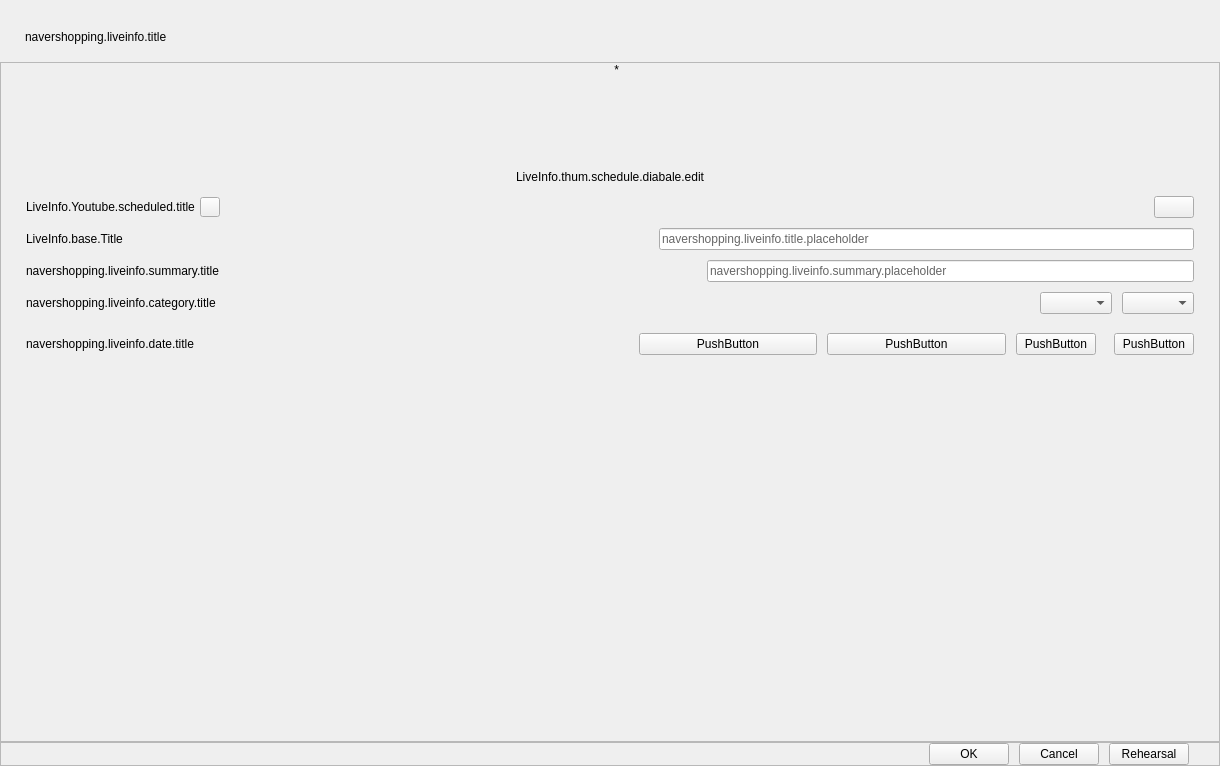
<?xml version="1.0" encoding="UTF-8"?>
<ui version="4.0">
 <class>PLSLiveInfoNaverShoppingLIVE</class>
 <widget class="QWidget" name="PLSLiveInfoNaverShoppingLIVE">
  <property name="geometry">
   <rect>
    <x>0</x>
    <y>0</y>
    <width>1220</width>
    <height>766</height>
   </rect>
  </property>
  <property name="windowTitle">
   <string>LiveInfo.liveinformation</string>
  </property>
  <layout class="QVBoxLayout" name="verticalLayout_3" stretch="0,0,0">
   <property name="spacing">
    <number>0</number>
   </property>
   <property name="leftMargin">
    <number>0</number>
   </property>
   <property name="topMargin">
    <number>0</number>
   </property>
   <property name="rightMargin">
    <number>0</number>
   </property>
   <property name="bottomMargin">
    <number>0</number>
   </property>
   <item>
    <widget class="QWidget" name="nvtTitleWidget" native="true">
     <layout class="QVBoxLayout" name="verticalLayout_2">
      <property name="spacing">
       <number>0</number>
      </property>
      <property name="leftMargin">
       <number>0</number>
      </property>
      <property name="topMargin">
       <number>30</number>
      </property>
      <property name="rightMargin">
       <number>0</number>
      </property>
      <property name="bottomMargin">
       <number>0</number>
      </property>
      <item>
       <layout class="QHBoxLayout" name="horizontalLayout_3">
        <property name="spacing">
         <number>0</number>
        </property>
        <item>
         <spacer name="horizontalSpacer_2">
          <property name="orientation">
           <enum>Qt::Horizontal</enum>
          </property>
          <property name="sizeType">
           <enum>QSizePolicy::Fixed</enum>
          </property>
          <property name="sizeHint" stdset="0">
           <size>
            <width>25</width>
            <height>0</height>
           </size>
          </property>
         </spacer>
        </item>
        <item>
         <widget class="QLabel" name="nvtTitleLabel">
          <property name="text">
           <string>navershopping.liveinfo.title</string>
          </property>
          <property name="alignment">
           <set>Qt::AlignLeading|Qt::AlignLeft|Qt::AlignVCenter</set>
          </property>
         </widget>
        </item>
       </layout>
      </item>
      <item>
       <spacer name="verticalSpacer_2">
        <property name="orientation">
         <enum>Qt::Vertical</enum>
        </property>
        <property name="sizeType">
         <enum>QSizePolicy::Fixed</enum>
        </property>
        <property name="sizeHint" stdset="0">
         <size>
          <width>20</width>
          <height>18</height>
         </size>
        </property>
       </spacer>
      </item>
     </layout>
    </widget>
   </item>
   <item>
    <widget class="VScrollArea" name="scrollArea">
     <property name="verticalScrollBarPolicy">
      <enum>Qt::ScrollBarAsNeeded</enum>
     </property>
     <property name="horizontalScrollBarPolicy">
      <enum>Qt::ScrollBarAlwaysOff</enum>
     </property>
     <property name="widgetResizable">
      <bool>true</bool>
     </property>
     <widget class="QWidget" name="scrollAreaWidgetContents">
      <property name="geometry">
       <rect>
        <x>0</x>
        <y>0</y>
        <width>1218</width>
        <height>677</height>
       </rect>
      </property>
      <layout class="QVBoxLayout" name="verticalLayout" stretch="0,0,0,0,0,0,0,0,0,0,0,0,1">
       <property name="spacing">
        <number>0</number>
       </property>
       <property name="sizeConstraint">
        <enum>QLayout::SetMinimumSize</enum>
       </property>
       <property name="leftMargin">
        <number>25</number>
       </property>
       <property name="topMargin">
        <number>0</number>
       </property>
       <property name="rightMargin">
        <number>25</number>
       </property>
       <property name="bottomMargin">
        <number>0</number>
       </property>
       <item>
        <layout class="QHBoxLayout" name="horizontalLayout_6">
         <property name="spacing">
          <number>0</number>
         </property>
         <property name="sizeConstraint">
          <enum>QLayout::SetMinimumSize</enum>
         </property>
         <item>
          <widget class="QWidget" name="thumbnaiBg" native="true">
           <property name="minimumSize">
            <size>
             <width>0</width>
             <height>100</height>
            </size>
           </property>
           <property name="maximumSize">
            <size>
             <width>16777215</width>
             <height>100</height>
            </size>
           </property>
           <layout class="QHBoxLayout" name="horizontalLayout_7">
            <property name="spacing">
             <number>5</number>
            </property>
            <property name="leftMargin">
             <number>0</number>
            </property>
            <property name="topMargin">
             <number>0</number>
            </property>
            <property name="rightMargin">
             <number>0</number>
            </property>
            <property name="bottomMargin">
             <number>0</number>
            </property>
            <item>
             <spacer name="horizontalSpacer_3">
              <property name="orientation">
               <enum>Qt::Horizontal</enum>
              </property>
              <property name="sizeHint" stdset="0">
               <size>
                <width>40</width>
                <height>20</height>
               </size>
              </property>
             </spacer>
            </item>
            <item>
             <widget class="PLSSelectImageButton" name="thumbnailButton">
              <property name="text">
               <string/>
              </property>
              <property name="platform" stdset="0">
               <string>Naver Shopping LIVE</string>
              </property>
             </widget>
            </item>
            <item>
             <widget class="QLabel" name="starLabel">
              <property name="text">
               <string>*</string>
              </property>
              <property name="alignment">
               <set>Qt::AlignRight|Qt::AlignTop|Qt::AlignTrailing</set>
              </property>
             </widget>
            </item>
            <item>
             <spacer name="horizontalSpacer_4">
              <property name="orientation">
               <enum>Qt::Horizontal</enum>
              </property>
              <property name="sizeHint" stdset="0">
               <size>
                <width>40</width>
                <height>20</height>
               </size>
              </property>
             </spacer>
            </item>
           </layout>
          </widget>
         </item>
        </layout>
       </item>
       <item>
        <spacer name="verticalSpacer_4">
         <property name="orientation">
          <enum>Qt::Vertical</enum>
         </property>
         <property name="sizeType">
          <enum>QSizePolicy::Fixed</enum>
         </property>
         <property name="sizeHint" stdset="0">
          <size>
           <width>17</width>
           <height>7</height>
          </size>
         </property>
        </spacer>
       </item>
       <item>
        <widget class="QLabel" name="guideLabel">
         <property name="text">
          <string>LiveInfo.thum.schedule.diabale.edit</string>
         </property>
         <property name="alignment">
          <set>Qt::AlignCenter</set>
         </property>
        </widget>
       </item>
       <item>
        <spacer name="verticalSpacer_5">
         <property name="orientation">
          <enum>Qt::Vertical</enum>
         </property>
         <property name="sizeType">
          <enum>QSizePolicy::Fixed</enum>
         </property>
         <property name="sizeHint" stdset="0">
          <size>
           <width>20</width>
           <height>12</height>
          </size>
         </property>
        </spacer>
       </item>
       <item>
        <layout class="QHBoxLayout" name="horizontalLayout_2">
         <property name="spacing">
          <number>0</number>
         </property>
         <property name="sizeConstraint">
          <enum>QLayout::SetMinimumSize</enum>
         </property>
         <item>
          <widget class="QLabel" name="scheduleLabel">
           <property name="text">
            <string>LiveInfo.Youtube.scheduled.title</string>
           </property>
          </widget>
         </item>
         <item>
          <spacer name="horizontalSpacer_11">
           <property name="orientation">
            <enum>Qt::Horizontal</enum>
           </property>
           <property name="sizeType">
            <enum>QSizePolicy::Fixed</enum>
           </property>
           <property name="sizeHint" stdset="0">
            <size>
             <width>5</width>
             <height>20</height>
            </size>
           </property>
          </spacer>
         </item>
         <item>
          <widget class="QPushButton" name="linkButton">
           <property name="sizePolicy">
            <sizepolicy hsizetype="Fixed" vsizetype="Fixed">
             <horstretch>0</horstretch>
             <verstretch>0</verstretch>
            </sizepolicy>
           </property>
           <property name="minimumSize">
            <size>
             <width>20</width>
             <height>20</height>
            </size>
           </property>
           <property name="maximumSize">
            <size>
             <width>20</width>
             <height>20</height>
            </size>
           </property>
           <property name="toolTip">
            <string>navershopping.copy.url.tip</string>
           </property>
           <property name="text">
            <string/>
           </property>
          </widget>
         </item>
         <item>
          <spacer name="horizontalSpacer_12">
           <property name="orientation">
            <enum>Qt::Horizontal</enum>
           </property>
           <property name="sizeType">
            <enum>QSizePolicy::Expanding</enum>
           </property>
           <property name="sizeHint" stdset="0">
            <size>
             <width>0</width>
             <height>0</height>
            </size>
           </property>
          </spacer>
         </item>
         <item>
          <widget class="PLSScheduleCombox" name="scheCombox">
           <property name="text">
            <string/>
           </property>
          </widget>
         </item>
        </layout>
       </item>
       <item>
        <spacer name="verticalSpacer_6">
         <property name="orientation">
          <enum>Qt::Vertical</enum>
         </property>
         <property name="sizeType">
          <enum>QSizePolicy::Fixed</enum>
         </property>
         <property name="sizeHint" stdset="0">
          <size>
           <width>20</width>
           <height>10</height>
          </size>
         </property>
        </spacer>
       </item>
       <item>
        <layout class="QHBoxLayout" name="horizontalLayout_4">
         <property name="spacing">
          <number>0</number>
         </property>
         <property name="sizeConstraint">
          <enum>QLayout::SetMinimumSize</enum>
         </property>
         <item>
          <widget class="QLabel" name="liveTitleLabel">
           <property name="text">
            <string>LiveInfo.base.Title</string>
           </property>
          </widget>
         </item>
         <item>
          <spacer name="horizontalSpacer_14">
           <property name="orientation">
            <enum>Qt::Horizontal</enum>
           </property>
           <property name="sizeType">
            <enum>QSizePolicy::Expanding</enum>
           </property>
           <property name="sizeHint" stdset="0">
            <size>
             <width>0</width>
             <height>0</height>
            </size>
           </property>
          </spacer>
         </item>
         <item>
          <widget class="QLineEdit" name="lineEditTitle">
           <property name="palette">
            <palette>
             <active>
              <colorrole role="PlaceholderText">
               <brush brushstyle="SolidPattern">
                <color alpha="255">
                 <red>102</red>
                 <green>102</green>
                 <blue>102</blue>
                </color>
               </brush>
              </colorrole>
             </active>
             <inactive>
              <colorrole role="PlaceholderText">
               <brush brushstyle="SolidPattern">
                <color alpha="255">
                 <red>102</red>
                 <green>102</green>
                 <blue>102</blue>
                </color>
               </brush>
              </colorrole>
             </inactive>
             <disabled>
              <colorrole role="PlaceholderText">
               <brush brushstyle="SolidPattern">
                <color alpha="255">
                 <red>102</red>
                 <green>102</green>
                 <blue>102</blue>
                </color>
               </brush>
              </colorrole>
             </disabled>
            </palette>
           </property>
           <property name="text">
            <string/>
           </property>
           <property name="alignment">
            <set>Qt::AlignLeading|Qt::AlignLeft|Qt::AlignVCenter</set>
           </property>
           <property name="placeholderText">
            <string>navershopping.liveinfo.title.placeholder</string>
           </property>
          </widget>
         </item>
        </layout>
       </item>
       <item>
        <spacer name="verticalSpacer">
         <property name="orientation">
          <enum>Qt::Vertical</enum>
         </property>
         <property name="sizeType">
          <enum>QSizePolicy::Fixed</enum>
         </property>
         <property name="sizeHint" stdset="0">
          <size>
           <width>20</width>
           <height>10</height>
          </size>
         </property>
        </spacer>
       </item>
       <item>
        <layout class="QHBoxLayout" name="horizontalLayout_10">
         <property name="spacing">
          <number>0</number>
         </property>
         <property name="sizeConstraint">
          <enum>QLayout::SetMinimumSize</enum>
         </property>
         <item>
          <widget class="QLabel" name="summaryLabel">
           <property name="text">
            <string>navershopping.liveinfo.summary.title</string>
           </property>
          </widget>
         </item>
         <item>
          <spacer name="horizontalSpacer_5">
           <property name="orientation">
            <enum>Qt::Horizontal</enum>
           </property>
           <property name="sizeHint" stdset="0">
            <size>
             <width>40</width>
             <height>20</height>
            </size>
           </property>
          </spacer>
         </item>
         <item>
          <widget class="QLineEdit" name="summaryLineEdit">
           <property name="palette">
            <palette>
             <active>
              <colorrole role="PlaceholderText">
               <brush brushstyle="SolidPattern">
                <color alpha="255">
                 <red>102</red>
                 <green>102</green>
                 <blue>102</blue>
                </color>
               </brush>
              </colorrole>
             </active>
             <inactive>
              <colorrole role="PlaceholderText">
               <brush brushstyle="SolidPattern">
                <color alpha="255">
                 <red>102</red>
                 <green>102</green>
                 <blue>102</blue>
                </color>
               </brush>
              </colorrole>
             </inactive>
             <disabled>
              <colorrole role="PlaceholderText">
               <brush brushstyle="SolidPattern">
                <color alpha="255">
                 <red>102</red>
                 <green>102</green>
                 <blue>102</blue>
                </color>
               </brush>
              </colorrole>
             </disabled>
            </palette>
           </property>
           <property name="placeholderText">
            <string>navershopping.liveinfo.summary.placeholder</string>
           </property>
          </widget>
         </item>
        </layout>
       </item>
       <item>
        <spacer name="verticalSpacer_7">
         <property name="orientation">
          <enum>Qt::Vertical</enum>
         </property>
         <property name="sizeType">
          <enum>QSizePolicy::Fixed</enum>
         </property>
         <property name="sizeHint" stdset="0">
          <size>
           <width>20</width>
           <height>10</height>
          </size>
         </property>
        </spacer>
       </item>
       <item>
        <layout class="QHBoxLayout" name="horizontalLayout_11">
         <property name="spacing">
          <number>0</number>
         </property>
         <property name="sizeConstraint">
          <enum>QLayout::SetMinimumSize</enum>
         </property>
         <item>
          <widget class="QLabel" name="categoryLabel">
           <property name="text">
            <string>navershopping.liveinfo.category.title</string>
           </property>
          </widget>
         </item>
         <item>
          <spacer name="horizontalSpacer_6">
           <property name="orientation">
            <enum>Qt::Horizontal</enum>
           </property>
           <property name="sizeHint" stdset="0">
            <size>
             <width>40</width>
             <height>20</height>
            </size>
           </property>
          </spacer>
         </item>
         <item>
          <widget class="PLSLoadingCombox" name="shareFirstObject"/>
         </item>
         <item>
          <spacer name="horizontalSpacer_7">
           <property name="orientation">
            <enum>Qt::Horizontal</enum>
           </property>
           <property name="sizeType">
            <enum>QSizePolicy::Fixed</enum>
           </property>
           <property name="sizeHint" stdset="0">
            <size>
             <width>10</width>
             <height>20</height>
            </size>
           </property>
          </spacer>
         </item>
         <item>
          <widget class="PLSLoadingCombox" name="shareSecondObject"/>
         </item>
        </layout>
       </item>
       <item>
        <widget class="QWidget" name="dateItemWidget" native="true">
         <layout class="QHBoxLayout" name="horizontalLayout_9">
          <property name="spacing">
           <number>10</number>
          </property>
          <property name="leftMargin">
           <number>0</number>
          </property>
          <property name="topMargin">
           <number>10</number>
          </property>
          <property name="rightMargin">
           <number>0</number>
          </property>
          <property name="bottomMargin">
           <number>0</number>
          </property>
          <item>
           <widget class="QLabel" name="dateLabel">
            <property name="text">
             <string>navershopping.liveinfo.date.title</string>
            </property>
           </widget>
          </item>
          <item>
           <spacer name="horizontalSpacer_10">
            <property name="orientation">
             <enum>Qt::Horizontal</enum>
            </property>
            <property name="sizeHint" stdset="0">
             <size>
              <width>392</width>
              <height>20</height>
             </size>
            </property>
           </spacer>
          </item>
          <item alignment="Qt::AlignLeft">
           <widget class="QWidget" name="dateBgWidget" native="true">
            <property name="sizePolicy">
             <sizepolicy hsizetype="Fixed" vsizetype="Fixed">
              <horstretch>0</horstretch>
              <verstretch>0</verstretch>
             </sizepolicy>
            </property>
            <property name="minimumSize">
             <size>
              <width>555</width>
              <height>40</height>
             </size>
            </property>
            <property name="maximumSize">
             <size>
              <width>555</width>
              <height>40</height>
             </size>
            </property>
            <layout class="QHBoxLayout" name="horizontalLayout_8">
             <property name="spacing">
              <number>10</number>
             </property>
             <property name="leftMargin">
              <number>0</number>
             </property>
             <property name="topMargin">
              <number>0</number>
             </property>
             <property name="rightMargin">
              <number>0</number>
             </property>
             <property name="bottomMargin">
              <number>0</number>
             </property>
             <item>
              <widget class="PLSShoppingCalenderCombox" name="yearButton">
               <property name="text">
                <string>PushButton</string>
               </property>
               <property name="checkable">
                <bool>true</bool>
               </property>
               <property name="checked">
                <bool>false</bool>
               </property>
              </widget>
             </item>
             <item>
              <widget class="PLSShoppingCalenderCombox" name="apButton">
               <property name="text">
                <string>PushButton</string>
               </property>
               <property name="checkable">
                <bool>true</bool>
               </property>
              </widget>
             </item>
             <item>
              <layout class="QHBoxLayout" name="horizontalLayout_12">
               <property name="spacing">
                <number>4</number>
               </property>
               <item>
                <widget class="PLSShoppingCalenderCombox" name="hourButton">
                 <property name="text">
                  <string>PushButton</string>
                 </property>
                 <property name="checkable">
                  <bool>true</bool>
                 </property>
                </widget>
               </item>
               <item>
                <widget class="QLabel" name="colonLabel">
                 <property name="text">
                  <string/>
                 </property>
                 <property name="alignment">
                  <set>Qt::AlignCenter</set>
                 </property>
                </widget>
               </item>
               <item>
                <widget class="PLSShoppingCalenderCombox" name="minuteButton">
                 <property name="text">
                  <string>PushButton</string>
                 </property>
                 <property name="checkable">
                  <bool>true</bool>
                 </property>
                </widget>
               </item>
              </layout>
             </item>
            </layout>
           </widget>
          </item>
         </layout>
        </widget>
       </item>
       <item>
        <layout class="QHBoxLayout" name="horizontalLayout_5">
         <property name="spacing">
          <number>0</number>
         </property>
         <property name="sizeConstraint">
          <enum>QLayout::SetMinimumSize</enum>
         </property>
         <item>
          <widget class="PLSLiveInfoNaverShoppingLIVEProductList" name="productWidget" native="true"/>
         </item>
        </layout>
       </item>
      </layout>
     </widget>
    </widget>
   </item>
   <item>
    <widget class="QFrame" name="bottomFrame">
     <property name="minimumSize">
      <size>
       <width>0</width>
       <height>0</height>
      </size>
     </property>
     <property name="frameShape">
      <enum>QFrame::StyledPanel</enum>
     </property>
     <property name="frameShadow">
      <enum>QFrame::Raised</enum>
     </property>
     <layout class="QHBoxLayout" name="horizontalLayout">
      <property name="spacing">
       <number>10</number>
      </property>
      <property name="leftMargin">
       <number>0</number>
      </property>
      <property name="topMargin">
       <number>0</number>
      </property>
      <property name="rightMargin">
       <number>30</number>
      </property>
      <property name="bottomMargin">
       <number>0</number>
      </property>
      <item>
       <spacer name="horizontalSpacer">
        <property name="orientation">
         <enum>Qt::Horizontal</enum>
        </property>
        <property name="sizeHint" stdset="0">
         <size>
          <width>40</width>
          <height>20</height>
         </size>
        </property>
       </spacer>
      </item>
      <item>
       <widget class="QPushButton" name="okButton">
        <property name="focusPolicy">
         <enum>Qt::StrongFocus</enum>
        </property>
        <property name="text">
         <string>OK</string>
        </property>
        <property name="useFor" stdset="0">
         <string notr="true">Ok</string>
        </property>
       </widget>
      </item>
      <item>
       <widget class="QPushButton" name="cancelButton">
        <property name="focusPolicy">
         <enum>Qt::StrongFocus</enum>
        </property>
        <property name="text">
         <string>Cancel</string>
        </property>
        <property name="useFor" stdset="0">
         <string notr="true">Cancel</string>
        </property>
       </widget>
      </item>
      <item>
       <widget class="QPushButton" name="rehearsalButton">
        <property name="text">
         <string>Rehearsal</string>
        </property>
        <property name="useFor" stdset="0">
         <string notr="true">Rehearsal</string>
        </property>
       </widget>
      </item>
     </layout>
    </widget>
   </item>
  </layout>
 </widget>
 <customwidgets>
  <customwidget>
   <class>VScrollArea</class>
   <extends>QScrollArea</extends>
   <header>vertical-scroll-area.hpp</header>
   <container>1</container>
  </customwidget>
  <customwidget>
   <class>PLSScheduleCombox</class>
   <extends>QPushButton</extends>
   <header>PLSScheduleCombox.h</header>
  </customwidget>
  <customwidget>
   <class>PLSSelectImageButton</class>
   <extends>QLabel</extends>
   <header>plsselectimagebutton.h</header>
  </customwidget>
  <customwidget>
   <class>PLSLiveInfoNaverShoppingLIVEProductList</class>
   <extends>QWidget</extends>
   <header>plsliveinfonavershoppingliveproductlist.h</header>
   <container>1</container>
  </customwidget>
  <customwidget>
   <class>PLSLoadingCombox</class>
   <extends>QComboBox</extends>
   <header location="global">PLSLoadingCombox.h</header>
  </customwidget>
  <customwidget>
   <class>PLSShoppingCalenderCombox</class>
   <extends>QPushButton</extends>
   <header>PLSShoppingCalenderCombox.h</header>
  </customwidget>
 </customwidgets>
 <resources/>
 <connections/>
</ui>
